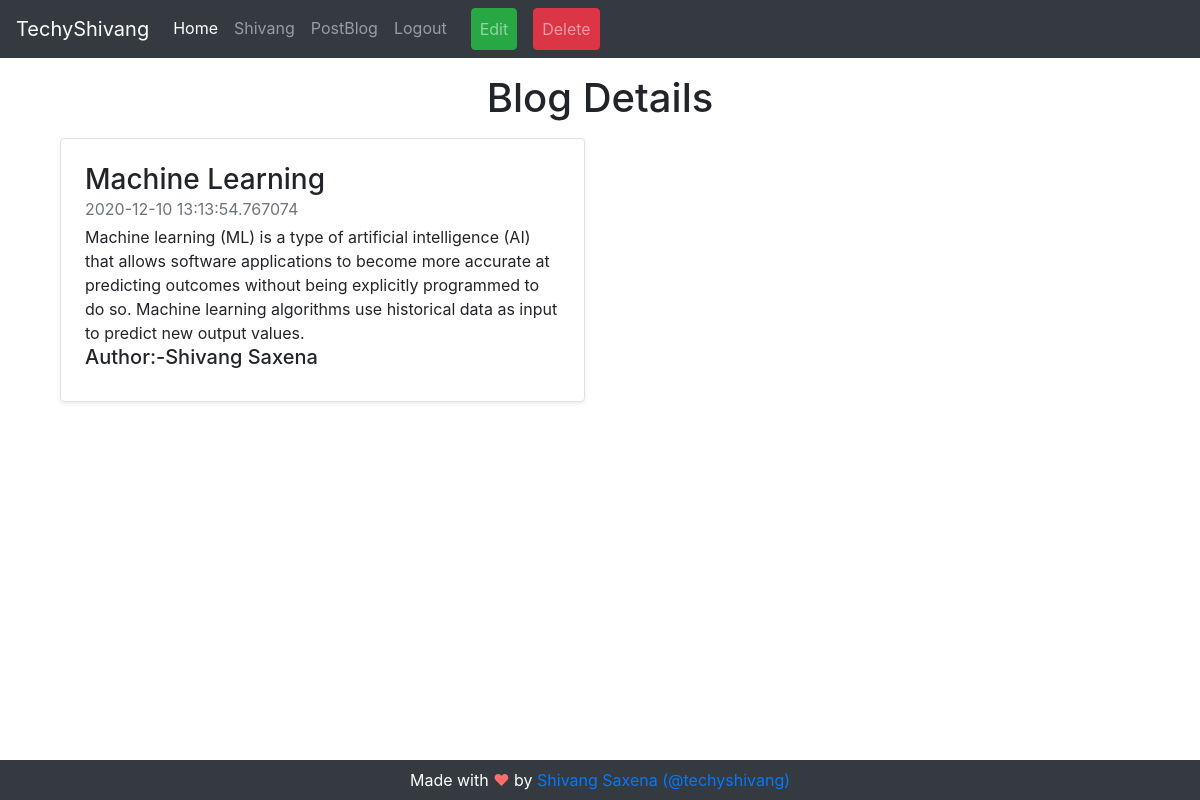
/blog_detail/2 (signed in), run on the app's committed database.
### app.py (models this page shows, shortened)
class User(UserMixin,db.Model):
    id = db.Column(db.Integer, primary_key=True)
    username = db.Column(db.String(80), unique=True, nullable=False)
    email = db.Column(db.String(120), unique=True, nullable=False)
    fname = db.Column(db.String(120), nullable=False)
    lname = db.Column(db.String(120), nullable=False)
    password = db.Column(db.String(120), nullable=False)

class Blog(db.Model):
    id = db.Column(db.Integer, primary_key=True)
    title = db.Column(db.String(80),nullable=False)
    author = db.Column(db.String(50),nullable=False)
    content = db.Column(db.Text(),nullable=False)
    publish_date=db.Column(db.DateTime(),nullable=False,default=datetime.utcnow)

### app.py (the view)
@app.route("/blog_detail/<int:id>")
def blog_detail(id):
    blog = Blog.query.get(id)
    return render_template("blog_detail.html",blog=blog)

### app.py (called while the page is built)
@login_manager.user_loader
def user_loader(user_id):
    return User.query.get(int(user_id))

### templates/blog_detail.html (shortened to what this page needs)
<!DOCTYPE html>
<html lang="en">
<head>
    <link rel="stylesheet" href="https://cdn.jsdelivr.net/npm/bootstrap@4.5.3/dist/css/bootstrap.min.css"
>
    <link rel="stylesheet" href="{{url_for('static',filename='css/style.css')}}">
</head>
<body>
    <nav class="navbar navbar-expand-lg navbar-dark bg-dark">
        <a class="navbar-brand" href="#">TechyShivang</a>
        <div class="collapse navbar-collapse" id="navbarSupportedContent">
          <ul class="navbar-nav mr-auto">
            <li class="nav-item active">
              <a class="nav-link" href="/">Home <span class="sr-only">(current)</span></a>
            </li>
            {% if current_user.is_authenticated %}
            <li class="nav-item">
              <a class="nav-link" href="">{{current_user.username}}</a>
            </li>
            <li class="nav-item">
              <a class="nav-link" href="/blogpost">PostBlog</a>
            </li>
            <li class="nav-item">
              <a class="nav-link" href="/logout">Logout</a>
            </li>
            <li class="nav-item">
                <a class="nav-link btn btn-success mx-3" href="/edit/{{blog.id}}">Edit</a>
              </li>
              <li class="nav-item">
                <a class="nav-link btn btn-danger" href="/delete/{{blog.id}}">Delete</a>
            </li>
            {% endif %}
          </ul>
        </div>
      </nav>
<div class="container mt-3">
    <h1 class="text-center mb-3">Blog Details</h1>
    <div class="col-md-6">
        <div class="row no-gutters border rounded overflow-hidden flex-md-row mb-4 shadow-sm h-md-250 position-relative">
          <div class="col p-4 d-flex flex-column position-static">
            <h3 class="mb-0">{{blog.title}}</h3>
            <div class="mb-1 text-muted">{{blog.publish_date}}</div>
            <p class="card-text mb-auto">{{blog.content}}</p>
            <h5>Author:-{{blog.author}}</h5>
          </div>
        </div>
    </div>
</div>
<footer class="footer">
  <p class="bg-dark text-white text-center p-2">Made with <span style="color:rgb(255, 109, 109)">♥</span> by <a href="https://github.com/techyshiv/Blog_Website"
    target="_blank">Shivang Saxena (@techyshivang)</a>
  </p>
</footer>
</body>
</html>

### static/css/style.css (style rules this page uses)
html { height: 100%; }
body { height: 100%; }
p { margin: 0; padding: 0; }
.footer { padding: 0; background:#ffffff; color: #869099; bottom: 0; left: 0; right: 0; position: fixed; z-index: 1032; }

### data on the page
User: username "Shivang"
Blog: title "Machine Learning", publish_date "2020-12-10 13:13:54.767074", content "Machine learning (ML) is a type of artificial intelligence (AI) that allows software applications to become more accurate at predicting outcomes without being explicitly programmed to do so. Machine learning algorithms use historical data as input to predict new output values.", author "Shivang Saxena"
